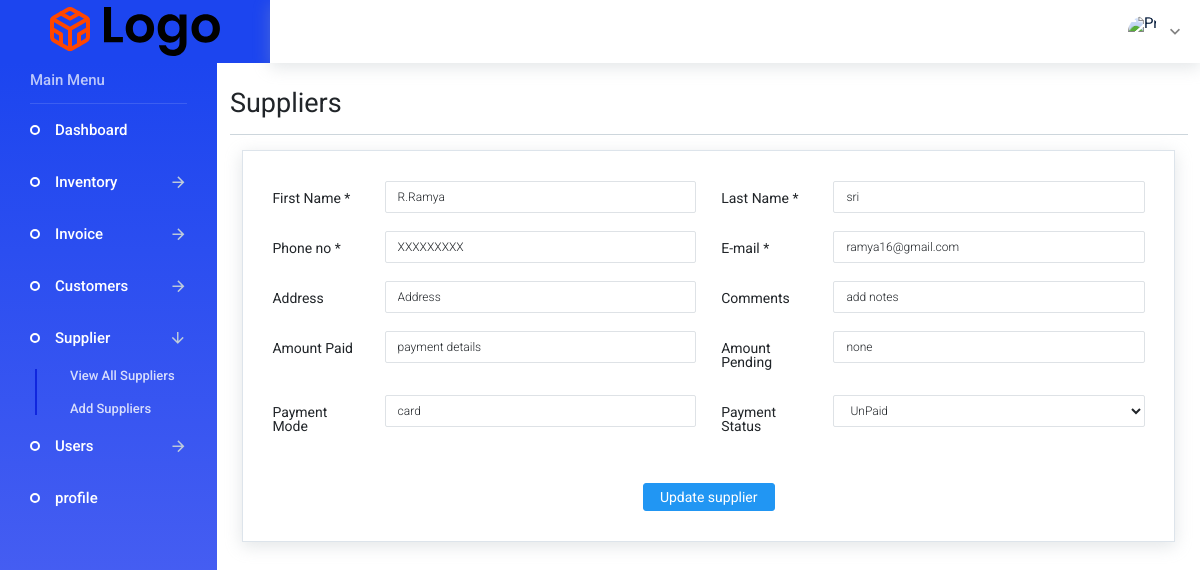
The app's page /admin/suppliers.php?source=edit_supplier&edit_supplier=1 with its own data.
### tables this page shows
CREATE TABLE `suppliers` (
  `supplier_id` int(11) NOT NULL,
  `firstname` varchar(11) NOT NULL,
  `lastname` varchar(11) NOT NULL,
  `email` varchar(33) NOT NULL,
  `phone` varchar(15) NOT NULL,
  `company` varchar(40) NOT NULL,
  `display_name` varchar(33) NOT NULL,
  `website` varchar(40) NOT NULL,
  `other` varchar(33) NOT NULL,
  `gst_in` varchar(30) NOT NULL,
  `address` varchar(40) NOT NULL,
  `comments` varchar(40) NOT NULL,
  `tax_info` varchar(30) NOT NULL,
  `amount_paid` varchar(35) NOT NULL,
  `amount_pending` varchar(30) NOT NULL,
  `payment_mode` varchar(30) NOT NULL,
  `payment_status` varchar(30) NOT NULL,
  `attachments` varchar(50) NOT NULL,
  `pan_no` varchar(25) NOT NULL,
  `adhaar_no` varchar(25) NOT NULL
);

### admin/includes/edit_supplier.php (the view, shortened to what this page needs)
 <?php
       if(isset($_GET['edit_supplier'])){
        $the_supplier_id = $_GET['edit_supplier'];
           $query="SELECT * FROM suppliers WHERE supplier_id = $the_supplier_id ";
           $select_suppliers=mysqli_query($connection,$query);
             while($row=mysqli_fetch_assoc($select_suppliers)){
                $firstname =  $row['firstname'];
                $lastname =  $row['lastname'];
                $phone =  $row['phone'];
                $email =  $row['email'];
                $address =  $row['address'];
                $amount_paid =  $row['amount_paid'];
                $amount_pending =  $row['amount_pending'];
                $payment_mode =  $row['payment_mode'];
                $payment_status =  $row['payment_status'];
                $comments =  $row['comments'];
             }
           }
   ?>
 <div class="col-12 grid-margin">
    <div class="card">
      <div class="card-body">
        <form action="" method="post" enctype="multipart/form-data" class="form-sample">
          <div class="row">
            <div class="col-md-6">
              <div class="form-group row">
                <label class="col-sm-3 col-form-label" >First Name *</label>
                <div class="col-sm-9">
                  <input type="text" value="<?php echo $firstname; ?>" size="65"  maxlength="65" class="form-control" name="firstname"/>
                </div>
              </div>
              </div>
            <div class="col-md-6">
              <div class="form-group row">
                <label class="col-sm-3 col-form-label">Last Name *</label>
                <div class="col-sm-9">
                  <input type="text" value="<?php echo $lastname; ?>" size="65"  maxlength="65" class="form-control" name="lastname"/>
                </div>
              </div>
            </div>
        </div>
            <div class="row">
            <div class="col-md-6">
              <div class="form-group row">
                <label class="col-sm-3 col-form-label">Phone no *</label>
                <div class="col-sm-9">
                  <input type="phone no" value="<?php echo $phone; ?>" class="form-control" name="phone"/>
                </div>
              </div>
            </div>
            <div class="col-md-6">
              <div class="form-group row">
                <label class="col-sm-3 col-form-label">E-mail *</label>
                <div class="col-sm-9">
                  <input type="email" value="<?php echo $email; ?>" class="form-control" name="email"/>
                </div>
              </div>
            </div>
        </div>
        <div class="row">
            <div class="col-md-6">
              <div class="form-group row">
                <label for="address" class="col-sm-3 col-form-label">Address</label>
                <div class="col-sm-9">
                  <input type="address" value="<?php echo $address; ?>" class="form-control" name="address"/>
                </div>
              </div>
            </div>
            <div class="col-md-6">
              <div class="form-group row">
                <label for="comments" class="col-sm-3 col-form-label">Comments</label>
                <div class="col-sm-9">
                  <input type="text" value="<?php echo $comments; ?>" class="form-control" name="comments"/>
                </div>
              </div>
            </div>
         </div>
        <div class="row">
            <div class="col-md-6">
              <div class="form-group row">
                <label for="amount" class="col-sm-3 col-form-label">Amount Paid</label>
                <div class="col-sm-9">
                  <input type="text" value="<?php echo $amount_paid; ?>" class="form-control" name="amount_paid"/>
                </div>
              </div>
            </div>
            <div class="col-md-6">
              <div class="form-group row">
                <label for="amount" class="col-sm-3 col-form-label">Amount Pending</label>
                <div class="col-sm-9">
                  <input type="text" value="<?php echo $amount_pending; ?>" class="form-control" name="amount_pending"/>
                </div>
              </div>
            </div>
        </div>
        <div class="row">
            <div class="col-md-6">
              <div class="form-group row">
                <label for="amount" class="col-sm-3 col-form-label">Payment Mode</label>
                <div class="col-sm-9">
                  <input type="text" value="<?php echo $payment_mode; ?>" class="form-control" name="payment_mode"/>
                </div>
              </div>
            </div>
            <div class="col-md-6">
              <div class="form-group row">
                <label for="amount" class="col-sm-3 col-form-label">Payment Status</label>
                <div class="col-sm-9">
            <select class="form-control" name="payment_status"id="payment_status">
            <option value="<?php echo $payment_status;?>"><?php echo $payment_status; ?></option>
         </select>
                </div>
              </div>
            </div>
        </div>
            <br>
            <center><input class="btn btn-primary" type="submit" name="edit_supplier" value="Update supplier"></center>
          </form>
        </div>
    </div>
</div>

### records on screen
suppliers: firstname "R.Ramya", lastname "sri", phone "XXXXXXXXX", email "ramya16@gmail.com", address "Address", comments "add notes", amount_paid "payment details", amount_pending "none", payment_mode "card", payment_status "UnPaid"
